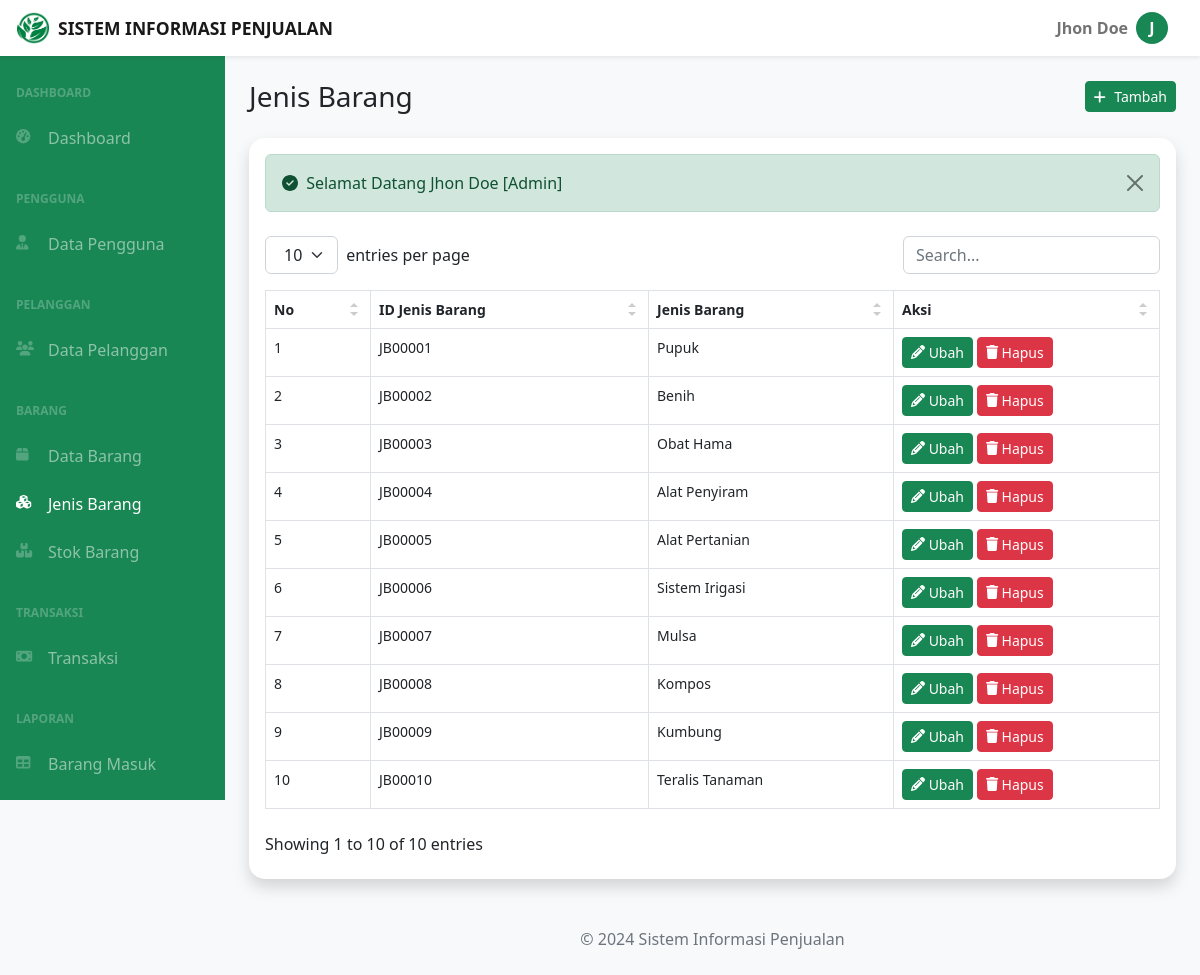
Screenshot of /dashboard.php?page=jenis-barang-data (signed in) with the database file from the repository.
### tables this page shows
CREATE TABLE `jenis_barang` (
  `id_jenis_barang` char(7) NOT NULL,
  `jenis_barang` varchar(255) DEFAULT NULL
);

### jenis-barang-data.php (the view, shortened to what this page needs)
<div class="container-fluid px-4">
    <div class="d-flex justify-content-between align-items-center gap-2 my-4">
        <h3 class="mb-0">Jenis Barang</h3>
        <a href="dashboard.php?page=jenis-barang-tambah" class="btn btn-success btn-sm"><i class="fas fa-plus me-1"></i> Tambah</a>
    </div>
    <div class="card rounded-4 border-0 shadow mb-4">
        <div class="card-body">
            <?php include('alerts.php') ?>
            <table id="datatablesSimple">
                <thead>
                    <tr>
                        <th>No</th>
                        <th>ID Jenis Barang</th>
                        <th>Jenis Barang</th>
                        <th>Aksi</th>
                    </tr>
                </thead>
                <tbody>
                    <?php
                    $no = 1;
                    $tampil_data = mysqli_query($koneksi, "SELECT * FROM jenis_barang");
                    while ($data = mysqli_fetch_array($tampil_data)) : ?>
                        <tr>
                            <td><?= $no++ ?></td>
                            <td><?= $data['id_jenis_barang'] ?></td>
                            <td><?= $data['jenis_barang'] ?></td>
                            <td>
                                <a href="dashboard.php?page=jenis-barang-ubah&id_jenis_barang=<?= $data['id_jenis_barang'] ?>" class="btn btn-success btn-sm"> <i class=" fa fa-pencil"></i> Ubah</a>
                                <a href="action.php?hapus_jenis_barang=<?= $data['id_jenis_barang'] ?>" onclick="return confirm('Apakah Anda yakin menghapus data dengan ID \'<?= $data['id_jenis_barang']; ?>\'?')" class="btn btn-danger btn-sm"> <i class=" fa fa-trash"></i> Hapus</a>
                            </td>
                        </tr>
                    <?php endwhile ?>
                </tbody>
            </table>
        </div>
    </div>
</div>

### assets/css/datatables-simple.css (style rules this page uses)
.datatable-table { max-width: 100%; width: 100%; border-spacing: 0; border-collapse: separate }

### rows the page displays
jenis_barang: id_jenis_barang "JB00001", jenis_barang "Pupuk"
jenis_barang: id_jenis_barang "JB00002", jenis_barang "Benih"
jenis_barang: id_jenis_barang "JB00003", jenis_barang "Obat Hama"
jenis_barang: id_jenis_barang "JB00004", jenis_barang "Alat Penyiram"
jenis_barang: id_jenis_barang "JB00005", jenis_barang "Alat Pertanian"
jenis_barang: id_jenis_barang "JB00006", jenis_barang "Sistem Irigasi"
jenis_barang: id_jenis_barang "JB00007", jenis_barang "Mulsa"
jenis_barang: id_jenis_barang "JB00008", jenis_barang "Kompos"
jenis_barang: id_jenis_barang "JB00009", jenis_barang "Kumbung"
jenis_barang: id_jenis_barang "JB00010", jenis_barang "Teralis Tanaman"

### other values shown
$app_name "SISTEM INFORMASI PENJUALAN"
$_SESSION['nama_user'] "Jhon Doe"
substr(explode(' ', $_SESSION['nama_user'])[0], 0, 1) "J"
$_SESSION['success'] "Selamat Datang Jhon Doe [Admin]"
$app_name "Sistem Informasi Penjualan"
